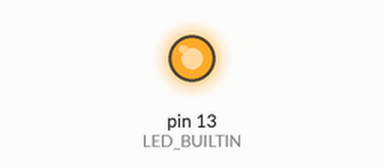
Simulated run of this sketch. Board: Arduino Uno, built with avr-gcc and run on an emulated ATmega328P. Shown: output pins drawn as LEDs (lit = HIGH).

Above: at 0.6 s.
At 1.8 s:
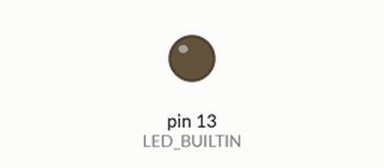
Timing chart, 0 to 5.5 s (numbered marks = the images above):
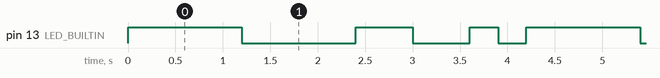

Measured:
- by itself, pin 13 (LED_BUILTIN): repeats every 4.2 s: LOW 1.2 s, HIGH 0.60 s, LOW 0.60 s, HIGH 0.30 s, LOW 0.30 s, HIGH 1.2 s
- by itself, everything shown: repeats every 4.2 s, in 6 steps

The sketch:

Piscar_led.ino
```cpp
void setup() {
  pinMode(LED_BUILTIN, OUTPUT);
}

void loop() {
  digitalWrite(LED_BUILTIN, 1);
  delay(1200);
  digitalWrite(LED_BUILTIN, 0);
  delay(1200);
   digitalWrite(LED_BUILTIN, 1);
  delay(600);
  digitalWrite(LED_BUILTIN, 0);
  delay(600);
   digitalWrite(LED_BUILTIN, 1);
  delay(300);
  digitalWrite(LED_BUILTIN, 0);
  delay(300);
}
```
